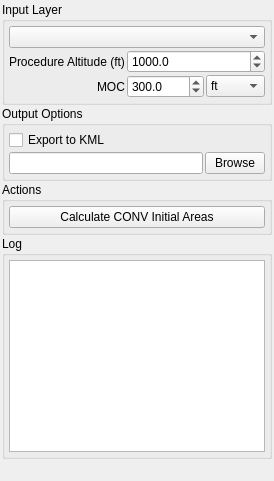
<?xml version="1.0" encoding="UTF-8"?>
<ui version="4.0">
 <class>QPANSOPYConvInitialDockWidget</class>
 <widget class="QDockWidget" name="QPANSOPYConvInitialDockWidget">
   <property name="minimumSize">
    <size>
      <width>250</width>
      <height>200</height>
    </size>
   </property>
   <property name="maximumSize">
    <size>
      <width>16777215</width>
      <height>16777215</height>
    </size>
   </property>
  <widget class="QWidget" name="dockWidgetContents">
   <layout class="QVBoxLayout" name="verticalLayout">
    <property name="spacing">
     <number>1</number>
    </property>
    <property name="margin">
     <number>2</number>
    </property>
    <item>
     <widget class="QGroupBox" name="inputGroup">
      <property name="sizePolicy">
       <sizepolicy hsizetype="Preferred" vsizetype="Fixed">
        <horstretch>0</horstretch>
        <verstretch>0</verstretch>
       </sizepolicy>
      </property>
      <property name="title">
       <string>Input Layer</string>
      </property>
      <layout class="QVBoxLayout" name="inputLayout">
       <property name="spacing">
        <number>2</number>
       </property>
       <property name="margin">
        <number>4</number>
       </property>
       <item>
        <widget class="QgsMapLayerComboBox" name="routingLayerComboBox">
         <property name="sizePolicy">
          <sizepolicy hsizetype="Expanding" vsizetype="Fixed">
           <horstretch>0</horstretch>
           <verstretch>0</verstretch>
          </sizepolicy>
         </property>
        </widget>
       </item>
             <item>
                <layout class="QFormLayout" name="formLayoutParams">
                 <property name="labelAlignment">
                    <set>Qt::AlignRight|Qt::AlignVCenter</set>
                 </property>
                 <item row="0" column="0">
                    <widget class="QLabel" name="labelProcAlt">
                     <property name="text">
                        <string>Procedure Altitude (ft)</string>
                     </property>
                    </widget>
                 </item>
                 <item row="0" column="1">
                    <widget class="QDoubleSpinBox" name="procAltSpinBox">
                     <property name="maximum">
                        <double>100000.000000000000000</double>
                     </property>
                     <property name="decimals">
                        <number>1</number>
                     </property>
                     <property name="value">
                        <double>1000.000000000000000</double>
                     </property>
                    </widget>
                 </item>
                 <item row="1" column="0">
                    <widget class="QLabel" name="labelMoc">
                     <property name="text">
                        <string>MOC</string>
                     </property>
                    </widget>
                 </item>
                 <item row="1" column="1">
                    <layout class="QHBoxLayout" name="mocLayout">
                     <item>
                        <widget class="QDoubleSpinBox" name="mocSpinBox">
                         <property name="maximum">
                            <double>100000.000000000000000</double>
                         </property>
                         <property name="decimals">
                            <number>1</number>
                         </property>
                         <property name="value">
                            <double>300.000000000000000</double>
                         </property>
                        </widget>
                     </item>
                     <item>
                        <widget class="QComboBox" name="mocUnitComboBox">
                         <item>
                            <property name="text">
                             <string>ft</string>
                            </property>
                         </item>
                         <item>
                            <property name="text">
                             <string>m</string>
                            </property>
                         </item>
                        </widget>
                     </item>
                    </layout>
                 </item>
                </layout>
             </item>
      </layout>
     </widget>
    </item>
    <item>
     <widget class="QGroupBox" name="outputGroup">
      <property name="sizePolicy">
       <sizepolicy hsizetype="Preferred" vsizetype="Fixed">
        <horstretch>0</horstretch>
        <verstretch>0</verstretch>
       </sizepolicy>
      </property>
      <property name="title">
       <string>Output Options</string>
      </property>
      <layout class="QVBoxLayout" name="outputLayout">
       <property name="spacing">
        <number>2</number>
       </property>
       <property name="margin">
        <number>4</number>
       </property>
       <item>
        <widget class="QCheckBox" name="exportKmlCheckBox">
         <property name="text">
          <string>Export to KML</string>
         </property>
        </widget>
       </item>
       <item>
        <layout class="QHBoxLayout" name="folderLayout">
         <item>
          <widget class="QLineEdit" name="outputFolderLineEdit">
           <property name="readOnly">
            <bool>true</bool>
           </property>
          </widget>
         </item>
         <item>
          <widget class="QPushButton" name="browseButton">
           <property name="text">
            <string>Browse</string>
           </property>
           <property name="maximumSize">
            <size>
             <width>60</width>
             <height>16777215</height>
            </size>
           </property>
          </widget>
         </item>
        </layout>
       </item>
      </layout>
     </widget>
    </item>
    <item>
     <widget class="QGroupBox" name="actionGroup">
      <property name="sizePolicy">
       <sizepolicy hsizetype="Preferred" vsizetype="Fixed">
        <horstretch>0</horstretch>
        <verstretch>0</verstretch>
       </sizepolicy>
      </property>
      <property name="title">
       <string>Actions</string>
      </property>
      <layout class="QVBoxLayout" name="actionLayout">
       <property name="spacing">
        <number>2</number>
       </property>
       <property name="margin">
        <number>4</number>
       </property>
       <item>
        <widget class="QPushButton" name="calculateButton">
         <property name="text">
          <string>Calculate CONV Initial Areas</string>
         </property>
        </widget>
       </item>
      </layout>
     </widget>
    </item>
      <item>
       <widget class="QGroupBox" name="logGroup">
         <property name="sizePolicy">
          <sizepolicy hsizetype="Preferred" vsizetype="Fixed">
            <horstretch>0</horstretch>
            <verstretch>0</verstretch>
          </sizepolicy>
         </property>
      <property name="title">
       <string>Log</string>
      </property>
      <layout class="QVBoxLayout" name="logLayout">
       <property name="spacing">
        <number>2</number>
       </property>
       <property name="margin">
        <number>4</number>
       </property>
      
       <item>
      <widget class="QTextEdit" name="logTextEdit">
       <property name="sizePolicy">
        <sizepolicy hsizetype="Expanding" vsizetype="Expanding">
         <horstretch>0</horstretch>
         <verstretch>1</verstretch>
        </sizepolicy>
       </property>
       <property name="minimumHeight">
        <number>100</number>
       </property>
       <property name="readOnly">
        <bool>true</bool>
       </property>
      </widget>
       </item>
      </layout>
     </widget>
    </item>
   <item>
    <spacer name="verticalSpacer">
     <property name="orientation">
      <enum>Qt::Vertical</enum>
     </property>
     <property name="sizeHint" stdset="0">
      <size>
      <width>20</width>
      <height>20</height>
      </size>
     </property>
    </spacer>
   </item>
   </layout>
  </widget>
 </widget>
 <customwidgets>
  <customwidget>
   <class>QgsMapLayerComboBox</class>
   <extends>QComboBox</extends>
   <header>qgsmaplayercombobox.h</header>
  </customwidget>
 </customwidgets>
 <resources/>
 <connections/>
</ui>
